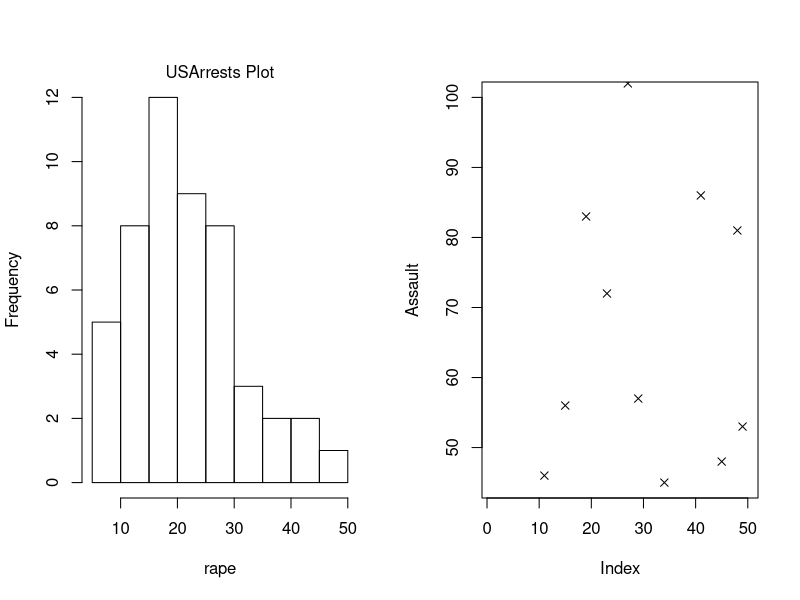

Reproduce this figure in R.
install.packages("dplyr")
library(dplyr)

install.packages("e1071")
library(e1071)

#Loading Data Set
data("USArrests")
summary(USArrests)

##############################
#Function 1  #Create function#
##############################

x <- USArrests
x

calc <- function(i=10){
  y = (x$UrbanPop * i)
  return(y)
}

calc()

##################################
#draw the 2 plots in the same raw#
##################################

  par(mfrow=c(1,2))

#Function 2  #Histogram plot
############################

hist(x$Rape, col = rainbow(0), xlab = "rape", main = "", )
mtext(text = "USArrests Plot", side = 3)


#Function 3  #scatter plot
##########################
plot(x$Assault, ylim = c(45,100), ylab = "Assault", pch = 4)

#############################
#Function 4  #Data wrangling#
#############################

x %>% filter(Murder < 5) %>% arrange(desc(Murder))

#################################
#Function 5  #Hypothesis testing#
#################################

t.test(x$Murder,x$Rape,var.equal = TRUE)
qt(p = 0.05, df = 98, lower.tail = FALSE)
print("Reject H0 then Murder and rape aren't equal in variance")

t.test(x$Murder,x$Assault,var.equal = FALSE)
qt(p = 0.05, df = 49.268, lower.tail = FALSE)
print("Reject H0 then Murder and Assault are equal in variance")

################################
#Function 6  #Linear regression#
################################

fit <- lm(x$UrbanPop ~ x$Murder + x$Assault +x$Rape)
fit

attributes(fit) 

fit$coefficients

residuals(fit) 

#correlation
cor(x$UrbanPop,x$Rape)

#prediction
UrbanPopPrediction <- fit$coefficients[1] + fit$coefficients[2]*11 + fit$coefficients[3]*110 + fit$coefficients[4]*21.2
UrbanPopPrediction

####################
#Function 7 (Bonus)#
####################
y <- USArrests
y
y$UrbanPop[USArrests$UrbanPop >= 65] = "high"
y$UrbanPop[USArrests$UrbanPop < 65] = "low"
y
View(USArrests)

newdt <- rbind(USArrests[1:25,])
newdt
testdt <- rbind(USArrests[26:50,])
testdt

y
classX <- naiveBayes(UrbanPop ~ Murder + Assault + Rape, data = USArrests)
prediction <- predict(classX, as.data.frame(USArrests))
#prediction

arr <- array(prediction)
#arr

arr[arr >= 65] = "high"
arr[arr < 65] = "low"
arr
length(arr)

table(prediction)


